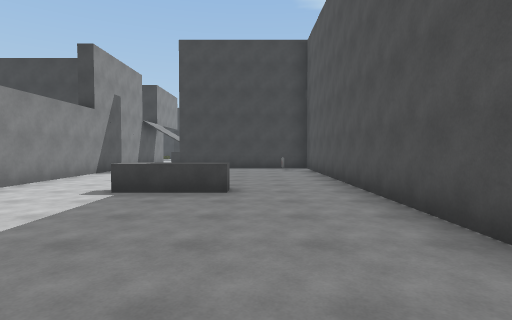
[1] (above)

22 first-person views from a walk through a scene from a Unity 3-D project. The camera is 1.5 m above the floor, tilts 2° down and sees 80° across. The floor is counted in squares, 2 m on a side. Each view is taken from the middle of a square. On the plan, view 1 faces up. The plan holds only what a view shows up to about 10 squares ahead; the rest is blank. The place goes on beyond the plan. The player is left out.

[2]
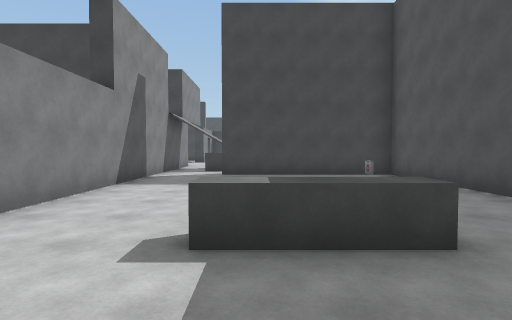

[3]
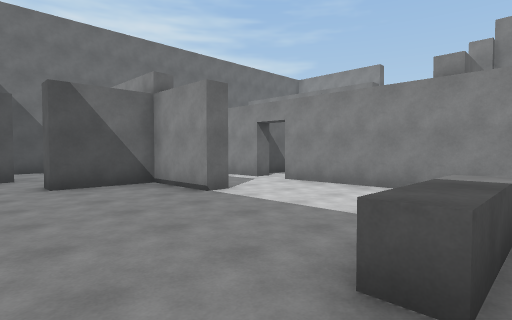

[4]
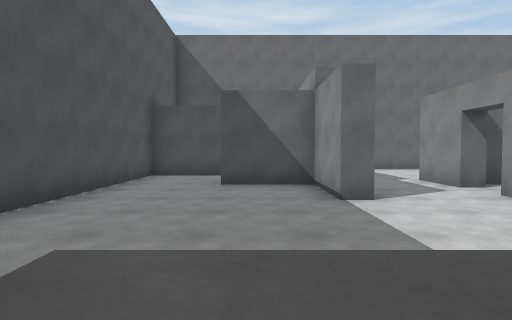

[5]
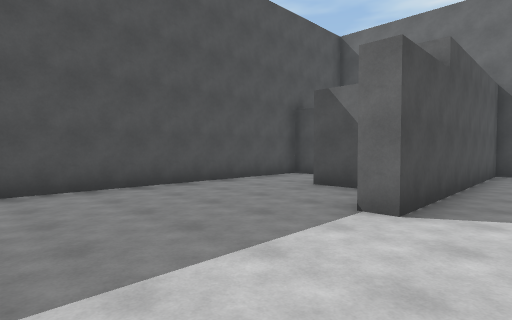

[6]
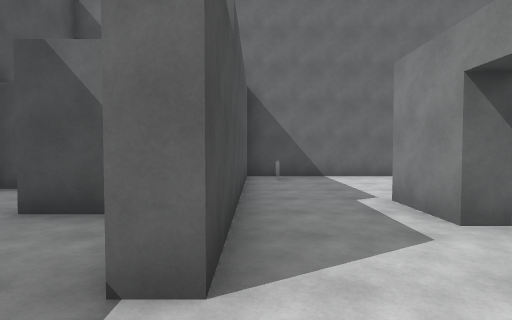

[7]
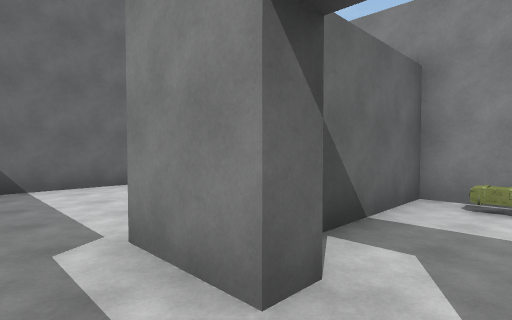

[8]
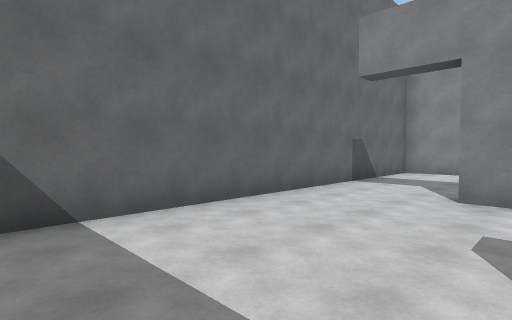

[9]
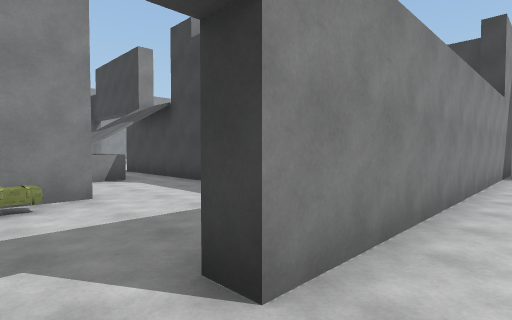

[10]
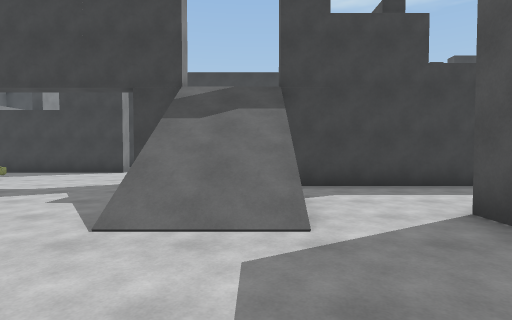

[11]
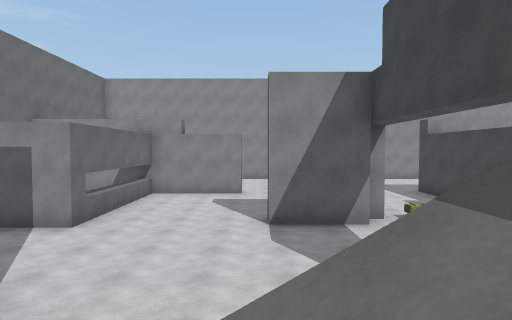

[12]
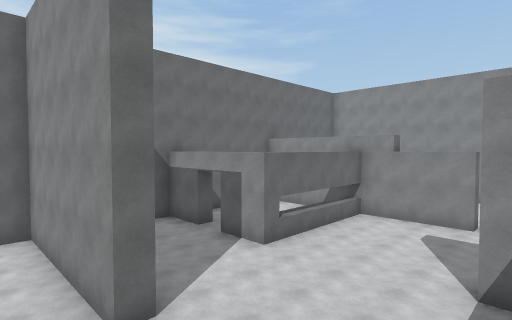

[13]
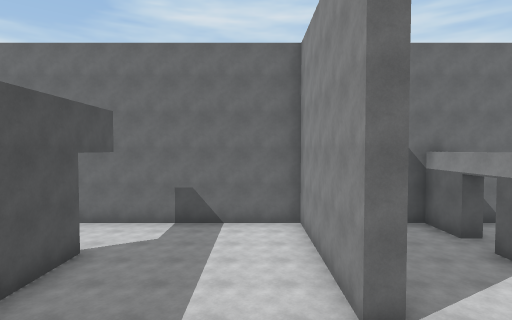

[14]
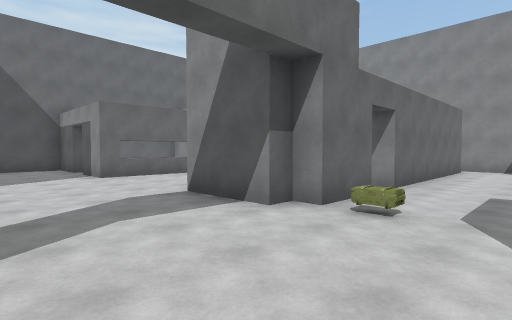

[15]
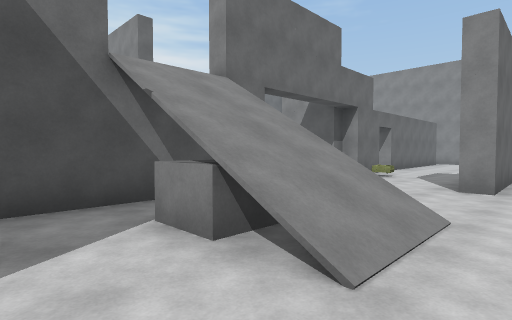

[16]
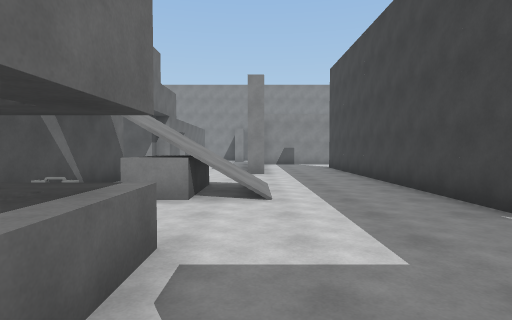

[17]
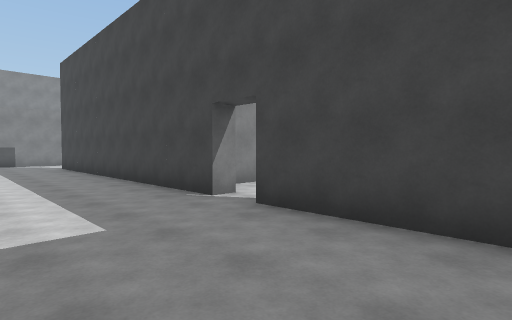

[18]
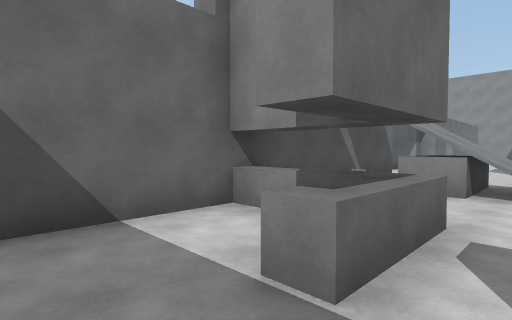

[19]
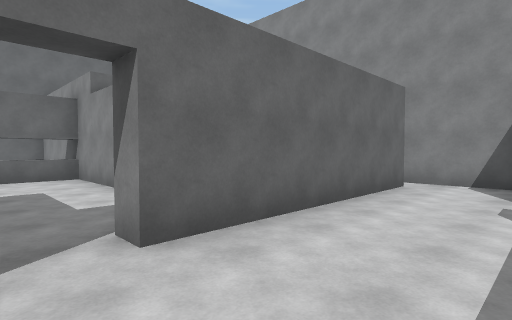

[20]
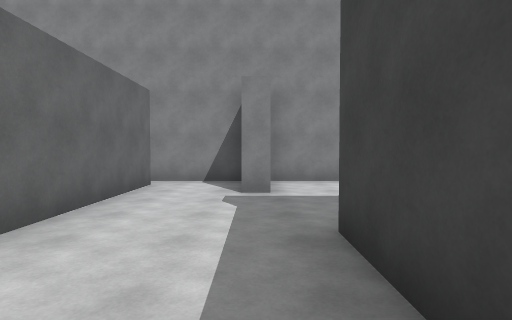

[21]
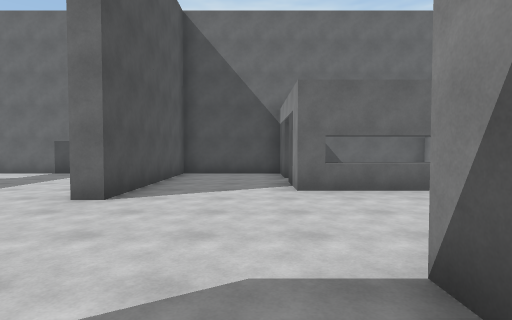

[22]
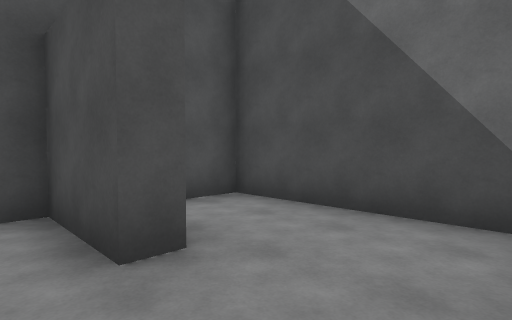

### Floor plan
Key: @ floor where view 1 was taken; # wall or solid block; x gap in a wall; . floor; / step, stairs or slope; = window, fence, low wall or low ledge; ^ raised ledge; C crate; O other object.
Columns run from 28 left of view 1 to 2 right of it. Each row starts with its distance up from view 1.
 13                  #     #..
 12                  ##    #..#####
 11            #############.....O#
 10           .............#.  ...#
  9 #..      ..............#.. ...#
  8 #....#######...//......#.. ...#
  7 ###............//..==..#.. ...#
  6 #............. //.O=...#......#
  5 #........C.... ==..=...#..^^..#
  4 # #####xx##...#==#######......#
  3       ....#....//....  #......#
  2       .........//......#......#
  1      #.........//..#...x.#....#
  0      #.............#C..x.#..@.#
 -1      #.......#.....#####.###..#
 -2      ##===#..#.....#.....#....#
 -3       #   #..#.....#.....#...##
 -4       #  .x..#...........#....#
 -5       # ..#..#..........O#....#
 -6       #########################

Where each view was taken, in squares from view 1:
view 1: 0 up, 0 right, facing up
view 2: 3 up, 2 left, facing up
view 3: 6 up, 1 right, facing down-left
view 4: 6 up, 1 left, facing down
view 5: 5 up, 4 left, facing down-right
view 6: 3 up, 3 left, facing down
view 7: 1 up, 4 left, facing down-left
view 8: 2 down, 4 left, facing down-left
view 9: 0 up, 4 left, facing up-left
view 10: 2 down, 12 left, facing up
view 11: 2 up, 12 left, facing left
view 12: 3 up, 13 left, facing down-left
view 13: 3 up, 13 left, facing down
view 14: 7 up, 15 left, facing down-left
view 15: 9 up, 10 left, facing down-left
view 16: 8 up, 7 left, facing left
view 17: 8 up, 6 left, facing up-left
view 18: 8 up, 6 left, facing down-left
view 19: 7 up, 20 left, facing down-left
view 20: 7 up, 20 left, facing left
view 21: 4 up, 17 left, facing down
view 22: 2 down, 2 left, facing down-right
